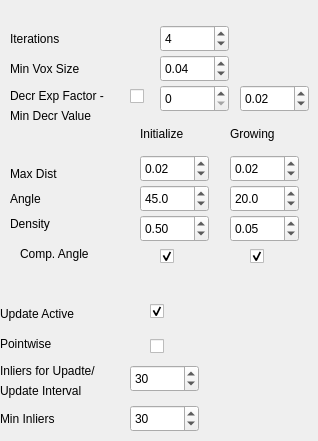
      <widget class="QWidget" name="tab_2">
       <attribute name="title">
        <string>Voxel SAC</string>
       </attribute>
       <widget class="QLabel" name="label_46">
        <property name="geometry">
         <rect>
          <x>0</x>
          <y>410</y>
          <width>81</width>
          <height>17</height>
         </rect>
        </property>
        <property name="text">
         <string>Min Inliers</string>
        </property>
       </widget>
       <widget class="QCheckBox" name="checkBox_vsVer2">
        <property name="geometry">
         <rect>
          <x>130</x>
          <y>85</y>
          <width>31</width>
          <height>22</height>
         </rect>
        </property>
        <property name="text">
         <string/>
        </property>
        <property name="checked">
         <bool>false</bool>
        </property>
       </widget>
       <widget class="QDoubleSpinBox" name="doubleSpinBox_vsSacPlaneMaxDist">
        <property name="geometry">
         <rect>
          <x>230</x>
          <y>155</y>
          <width>69</width>
          <height>27</height>
         </rect>
        </property>
        <property name="singleStep">
         <double>0.010000000000000</double>
        </property>
        <property name="value">
         <double>0.020000000000000</double>
        </property>
       </widget>
       <widget class="QDoubleSpinBox" name="doubleSpinBox_vsMinVoxSize">
        <property name="geometry">
         <rect>
          <x>160</x>
          <y>55</y>
          <width>69</width>
          <height>27</height>
         </rect>
        </property>
        <property name="minimum">
         <double>0.010000000000000</double>
        </property>
        <property name="singleStep">
         <double>0.010000000000000</double>
        </property>
        <property name="value">
         <double>0.040000000000000</double>
        </property>
       </widget>
       <widget class="QCheckBox" name="checkBox_vsPlaneUpdate">
        <property name="geometry">
         <rect>
          <x>150</x>
          <y>300</y>
          <width>31</width>
          <height>22</height>
         </rect>
        </property>
        <property name="text">
         <string/>
        </property>
        <property name="checked">
         <bool>true</bool>
        </property>
       </widget>
       <widget class="QLabel" name="label_48">
        <property name="geometry">
         <rect>
          <x>10</x>
          <y>165</y>
          <width>67</width>
          <height>17</height>
         </rect>
        </property>
        <property name="text">
         <string>Max Dist</string>
        </property>
       </widget>
       <widget class="QLabel" name="label_39">
        <property name="geometry">
         <rect>
          <x>140</x>
          <y>125</y>
          <width>67</width>
          <height>17</height>
         </rect>
        </property>
        <property name="text">
         <string>Initialize</string>
        </property>
       </widget>
       <widget class="QDoubleSpinBox" name="doubleSpinBox_vsInitAngMax">
        <property name="geometry">
         <rect>
          <x>140</x>
          <y>185</y>
          <width>69</width>
          <height>27</height>
         </rect>
        </property>
        <property name="decimals">
         <number>1</number>
        </property>
        <property name="value">
         <double>45.000000000000000</double>
        </property>
       </widget>
       <widget class="QLabel" name="label_45">
        <property name="geometry">
         <rect>
          <x>0</x>
          <y>360</y>
          <width>131</width>
          <height>21</height>
         </rect>
        </property>
        <property name="text">
         <string>Inliers for Upadte/</string>
        </property>
       </widget>
       <widget class="QLabel" name="label_90">
        <property name="geometry">
         <rect>
          <x>0</x>
          <y>380</y>
          <width>121</width>
          <height>21</height>
         </rect>
        </property>
        <property name="text">
         <string>Update Interval</string>
        </property>
       </widget>
       <widget class="QDoubleSpinBox" name="doubleSpinBox_vsInitPMaxD">
        <property name="geometry">
         <rect>
          <x>140</x>
          <y>155</y>
          <width>69</width>
          <height>27</height>
         </rect>
        </property>
        <property name="singleStep">
         <double>0.010000000000000</double>
        </property>
        <property name="value">
         <double>0.020000000000000</double>
        </property>
       </widget>
       <widget class="QSpinBox" name="spinBox_vsV2Dec">
        <property name="geometry">
         <rect>
          <x>160</x>
          <y>85</y>
          <width>69</width>
          <height>27</height>
         </rect>
        </property>
        <property name="value">
         <number>0</number>
        </property>
       </widget>
       <widget class="QLabel" name="label_42">
        <property name="geometry">
         <rect>
          <x>20</x>
          <y>245</y>
          <width>101</width>
          <height>17</height>
         </rect>
        </property>
        <property name="text">
         <string>Comp. Angle</string>
        </property>
       </widget>
       <widget class="QLabel" name="label_47">
        <property name="geometry">
         <rect>
          <x>230</x>
          <y>125</y>
          <width>67</width>
          <height>17</height>
         </rect>
        </property>
        <property name="text">
         <string>Growing</string>
        </property>
       </widget>
       <widget class="QSpinBox" name="spinBox_vsPlaneUpdateInterval">
        <property name="geometry">
         <rect>
          <x>130</x>
          <y>365</y>
          <width>69</width>
          <height>27</height>
         </rect>
        </property>
        <property name="maximum">
         <number>99000</number>
        </property>
        <property name="singleStep">
         <number>1</number>
        </property>
        <property name="value">
         <number>30</number>
        </property>
       </widget>
       <widget class="QSpinBox" name="spinBox_vsMinPlaneSize">
        <property name="geometry">
         <rect>
          <x>130</x>
          <y>405</y>
          <width>69</width>
          <height>27</height>
         </rect>
        </property>
        <property name="maximum">
         <number>10000</number>
        </property>
        <property name="value">
         <number>30</number>
        </property>
       </widget>
       <widget class="QLabel" name="label_41">
        <property name="geometry">
         <rect>
          <x>10</x>
          <y>190</y>
          <width>67</width>
          <height>17</height>
         </rect>
        </property>
        <property name="text">
         <string>Angle</string>
        </property>
       </widget>
       <widget class="QDoubleSpinBox" name="doubleSpinBox_vsSacPlaneGrowFactor">
        <property name="geometry">
         <rect>
          <x>230</x>
          <y>215</y>
          <width>69</width>
          <height>27</height>
         </rect>
        </property>
        <property name="decimals">
         <number>2</number>
        </property>
        <property name="maximum">
         <double>99.000000000000000</double>
        </property>
        <property name="singleStep">
         <double>0.010000000000000</double>
        </property>
        <property name="value">
         <double>0.050000000000000</double>
        </property>
       </widget>
       <widget class="QLabel" name="label_44">
        <property name="geometry">
         <rect>
          <x>0</x>
          <y>305</y>
          <width>101</width>
          <height>17</height>
         </rect>
        </property>
        <property name="text">
         <string>Update Active</string>
        </property>
       </widget>
       <widget class="QDoubleSpinBox" name="doubleSpinBox_vsInitPDens">
        <property name="geometry">
         <rect>
          <x>140</x>
          <y>215</y>
          <width>69</width>
          <height>27</height>
         </rect>
        </property>
        <property name="value">
         <double>0.500000000000000</double>
        </property>
       </widget>
       <widget class="QCheckBox" name="checkBox_vsPlanePw">
        <property name="geometry">
         <rect>
          <x>150</x>
          <y>335</y>
          <width>97</width>
          <height>22</height>
         </rect>
        </property>
        <property name="text">
         <string/>
        </property>
        <property name="checked">
         <bool>false</bool>
        </property>
       </widget>
       <widget class="QCheckBox" name="checkBox_vsSacPlaneCompAngle">
        <property name="geometry">
         <rect>
          <x>250</x>
          <y>245</y>
          <width>31</width>
          <height>22</height>
         </rect>
        </property>
        <property name="text">
         <string/>
        </property>
        <property name="checked">
         <bool>true</bool>
        </property>
       </widget>
       <widget class="QDoubleSpinBox" name="doubleSpinBox_vsSacPlaneMaxAngle">
        <property name="geometry">
         <rect>
          <x>230</x>
          <y>185</y>
          <width>69</width>
          <height>27</height>
         </rect>
        </property>
        <property name="decimals">
         <number>1</number>
        </property>
        <property name="value">
         <double>20.000000000000000</double>
        </property>
       </widget>
       <widget class="QLabel" name="label_37">
        <property name="geometry">
         <rect>
          <x>10</x>
          <y>60</y>
          <width>91</width>
          <height>17</height>
         </rect>
        </property>
        <property name="text">
         <string>Min Vox Size</string>
        </property>
       </widget>
       <widget class="QCheckBox" name="checkBox_vsInitCompAngle">
        <property name="geometry">
         <rect>
          <x>160</x>
          <y>245</y>
          <width>31</width>
          <height>22</height>
         </rect>
        </property>
        <property name="text">
         <string/>
        </property>
        <property name="checked">
         <bool>true</bool>
        </property>
       </widget>
       <widget class="QDoubleSpinBox" name="doubleSpinBox_vsMinGrowSize">
        <property name="geometry">
         <rect>
          <x>240</x>
          <y>85</y>
          <width>69</width>
          <height>27</height>
         </rect>
        </property>
        <property name="minimum">
         <double>0.010000000000000</double>
        </property>
        <property name="singleStep">
         <double>0.010000000000000</double>
        </property>
        <property name="value">
         <double>0.020000000000000</double>
        </property>
       </widget>
       <widget class="QLabel" name="label_100">
        <property name="geometry">
         <rect>
          <x>10</x>
          <y>85</y>
          <width>121</width>
          <height>21</height>
         </rect>
        </property>
        <property name="text">
         <string>Decr Exp Factor -</string>
        </property>
       </widget>
       <widget class="QSpinBox" name="spinBox_vsIter">
        <property name="geometry">
         <rect>
          <x>160</x>
          <y>25</y>
          <width>69</width>
          <height>27</height>
         </rect>
        </property>
        <property name="value">
         <number>4</number>
        </property>
       </widget>
       <widget class="QLabel" name="label_101">
        <property name="geometry">
         <rect>
          <x>10</x>
          <y>105</y>
          <width>141</width>
          <height>21</height>
         </rect>
        </property>
        <property name="text">
         <string>Min Decr Value</string>
        </property>
       </widget>
       <widget class="QLabel" name="label_89">
        <property name="geometry">
         <rect>
          <x>0</x>
          <y>335</y>
          <width>101</width>
          <height>17</height>
         </rect>
        </property>
        <property name="text">
         <string>Pointwise</string>
        </property>
       </widget>
       <widget class="QLabel" name="label_40">
        <property name="geometry">
         <rect>
          <x>10</x>
          <y>215</y>
          <width>67</width>
          <height>17</height>
         </rect>
        </property>
        <property name="text">
         <string>Density</string>
        </property>
       </widget>
       <widget class="QLabel" name="label_36">
        <property name="geometry">
         <rect>
          <x>10</x>
          <y>30</y>
          <width>67</width>
          <height>17</height>
         </rect>
        </property>
        <property name="text">
         <string>Iterations</string>
        </property>
       </widget>
      </widget>
